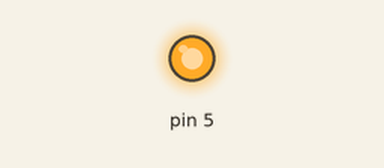
This program was run on a simulated Raspberry Pi (header pin numbers), started with the arguments --data Hello. Shown: output pins drawn as LEDs (lit = HIGH). At 4.0 s the program stops and its outputs stay as they are.

Above: at 0.15 s.
At 4.0 s:
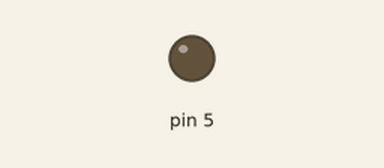
Timing chart, 0 to 5.5 s (numbered marks = the images above):
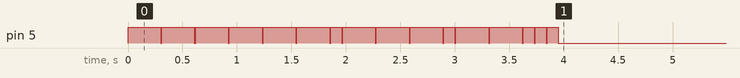

The program:

gpio_morse.py
```python
from time import sleep
import RPi.GPIO as GPIO
import argparse

def setup(pin, mode=GPIO.BOARD):
    GPIO.setmode(mode)
    GPIO.setup(pin, GPIO.OUT)

def text2morse(word):
    data = []
    ddict = {".":0.3, "-":0.1}

    MORSE_CODE_DICT = { 'A':'.-', 'B':'-...',
                    'C':'-.-.', 'D':'-..', 'E':'.',
                    'F':'..-.', 'G':'--.', 'H':'....',
                    'I':'..', 'J':'.---', 'K':'-.-',
                    'L':'.-..', 'M':'--', 'N':'-.',
                    'O':'---', 'P':'.--.', 'Q':'--.-',
                    'R':'.-.', 'S':'...', 'T':'-',
                    'U':'..-', 'V':'...-', 'W':'.--',
                    'X':'-..-', 'Y':'-.--', 'Z':'--..',
                    '1':'.----', '2':'..---', '3':'...--',
                    '4':'....-', '5':'.....', '6':'-....',
                    '7':'--...', '8':'---..', '9':'----.',
                    '0':'-----', ', ':'--..--', '.':'.-.-.-',
                    '?':'..--..', '/':'-..-.', '-':'-....-',
                    '(':'-.--.', ')':'-.--.-'}

    for encoding in word.upper():
        for symbol in MORSE_CODE_DICT[encoding]:
            data.append(ddict[symbol])

    return data

def transmitword(data, pin):
    for duration in data:
        GPIO.output(pin, GPIO.HIGH)
        sleep(duration)
        GPIO.output(pin, GPIO.LOW)
        sleep(0.01)

def main(text, pin, mode):
    setup(pin, mode)
    cipher = text.split(" ")
    for word in cipher:
        transmitword(text2morse(word), pin)
        sleep(0.03)

    GPIO.cleanup()

if __name__=='__main__':
    parser = argparse.ArgumentParser()
    parser.add_argument("-p", "--pin",  type=int, default=5)
    parser.add_argument("-d", "--data", type=str, required=True)
    parser.add_argument("-m", "--mode", type=int, choices={GPIO.BCM, GPIO.BOARD},
                        default=GPIO.BOARD)

    args = parser.parse_args()
    main(args.data, args.pin, args.mode)
```
